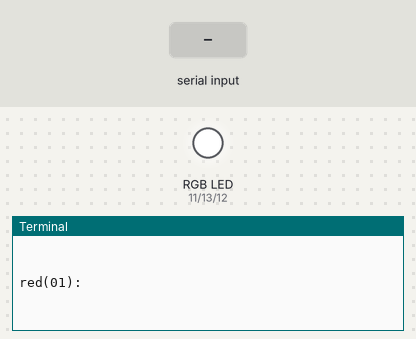
A program run on a simulated Raspberry Pi (header pin numbers). Parts: an RGB LED mixed from three pins (HIGH = lit), the last lines printed to the terminal. Inputs (shaded band) come from the test bench.

Above: at 1.2 s.
1.3 s: "1" typed at the terminal, then Enter
At 2.3 s:
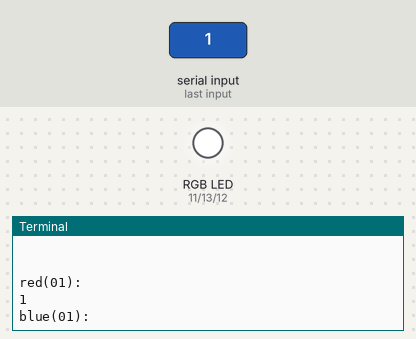
2.8 s: "0" typed at the terminal, then Enter
At 3.5 s:
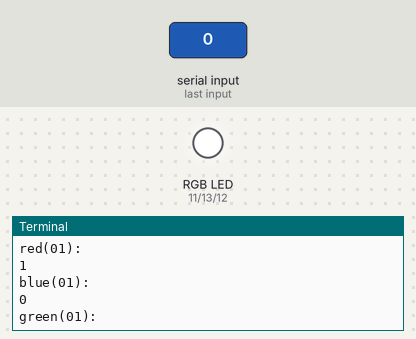

The program:

01_RGB_LED-koncen.py
```python
#!/usr/bin/env python
# -*- coding: utf-8 -*-

import time
import RPi.GPIO as GPIO

red = 11
blue = 12
green = 13

#Inicializacija pinov za posamezni priklop
GPIO.setmode(GPIO.BOARD)
GPIO.setup(red, GPIO.OUT)       # Določimo način pina na izhod.
GPIO.output(red, GPIO.HIGH)     # Napetost na pinu red ugasnemo (HIGH).
GPIO.setup(blue, GPIO.OUT)
GPIO.output(blue, GPIO.HIGH)
GPIO.setup(green, GPIO.OUT)
GPIO.output(green, GPIO.HIGH)

try:
    #Z zanko while True ponavljamo program neskončno krat.
    while True:
        print ('\n')            # Izpiši novo vrstico.
        red01 = input('red(01):')  # Vprašaj uporabnika, vrednost 0 za ugasnjeno
                                   # in 1 za prižgano led

        blue01 = input('blue(01):')
        green01 = input('green(01):')

        # Če je vrednost spremenljivke 0 potem naj je žarnica ugasnjena in če
        # je vrednost spremenljivke 1 naj je prižgana

        if red01 == 1:
            GPIO.output(red, GPIO.LOW)
        else:
            GPIO.output(red, GPIO.HIGH)

        if blue01 == 1:
            GPIO.output(blue, GPIO.LOW)
        else:
            GPIO.output(blue, GPIO.HIGH)

        if green01 == 1:
            GPIO.output(green, GPIO.LOW)
        else:
            GPIO.output(green, GPIO.HIGH)

except KeyboardInterrupt:
    # Za prekinitev programa uporabi kombinacijo C-c. Ko program zazna
    # prekinitev sproži pokliče še spodnje.

    GPIO.output(red, GPIO.HIGH)  # Ugasni led
    GPIO.output(blue, GPIO.HIGH)
    GPIO.output(green, GPIO.HIGH)
    GPIO.cleanup()              # Počisti GPIO.
```

Measured:
- after the input at 1.3 s, the terminal: prints a new line at once (image 1)
- after the input at 2.8 s, the terminal: prints a new line at once (image 2)
